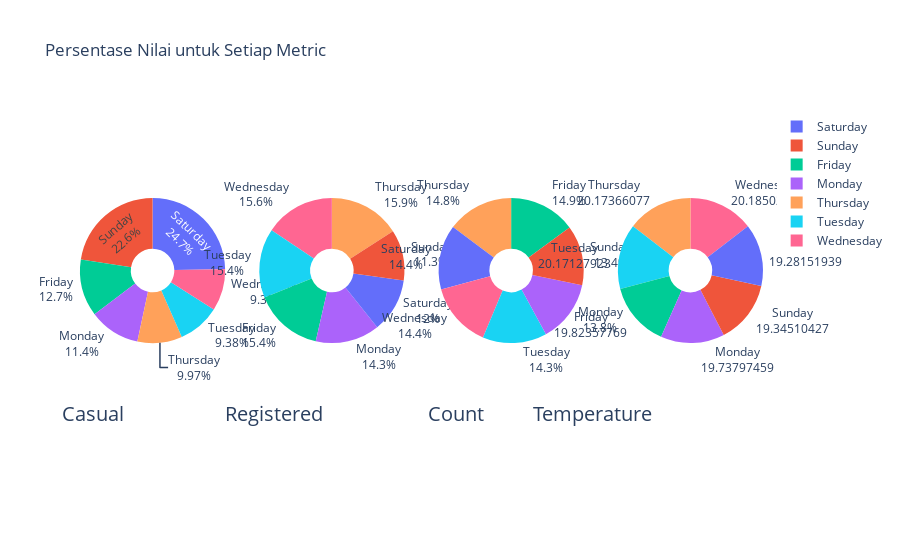

Write notebook code for a chart like this one.
### Markdown cell above
### Pertanyaan 2 Mencari Tau Rata-rata perhari rental Sepeda

### Code cell
from plotly.subplots import make_subplots
import plotly.graph_objects as go
from plotly.offline import plot


# fig = make_subplots(rows=1, cols=2)
fig = make_subplots(rows=1, cols=4, specs=[[{"type": "domain"},{"type": "domain"}, {"type": "domain"}, {"type": "domain"}]])

fig.add_trace(go.Pie(
     values=result_avg_day['casual'],
     name="casual",
     labels=result_avg_day['hari'],
     domain=dict(x=[0, 0.5]),
     hole=.3,
     textinfo='label+percent'),
     row=1, col=1)

fig.add_trace(go.Pie(
     values=result_avg_day['registered'],
     labels=result_avg_day['hari'],
     domain=dict(x=[0.5, 1.0]),
     name="registered",
     hole=.3,
     textinfo='label+percent'),
    row=1, col=2)

fig.add_trace(go.Pie(
     values=result_avg_day['cnt'],
     labels=result_avg_day['hari'],
     domain=dict(x=[0.5, 1.0]),
     name="count",
     hole=.3,
     textinfo='label+percent'),
    row=1, col=3)

fig.add_trace(go.Pie(
     values=result_avg_day['temp'],
     labels=result_avg_day['hari'],
     domain=dict(x=[0.5, 1.0]),
     name="temperature",
     hole=.3,
     textinfo='label+value'),
    row=1, col=4)


fig.update_layout(
    title_text="Persentase Nilai untuk Setiap Metric",
    # Add annotations in the center of the donut pies.
    annotations=[dict(text='Casual', x=-0.03, y=0, font_size=20, showarrow=False),
                 dict(text='Registered', x=0.21, y=0, font_size=20, showarrow=False),
                 dict(text='Count', x=0.55, y=0, font_size=20, showarrow=False),
                 dict(text='Temperature', x=0.84, y=0, font_size=20, showarrow=False)])

fig.show()

### Figure 1 — Plotly figure (JSON) as saved in the notebook; plotly's stock layout.template omitted (floating-point values rounded to 4 significant figures)
{"data": [{"domain": {"x": [0, 0.2125], "y": [0, 1]}, "hole": 0.3, "labels": ["Friday", "Monday", "Saturday", "Sunday", "Thursday", "Tuesday", "Wednesday"], "name": "casual", "textinfo": "label+percent", "type": "pie", "values": [752.3, 674.1, 1465.0, 1338.0, 591.0, 556.2, 551.1]}, {"domain": {"x": [0.2625, 0.475], "y": [0, 1]}, "hole": 0.3, "labels": ["Friday", "Monday", "Saturday", "Sunday", "Thursday", "Tuesday", "Wednesday"], "name": "registered", "textinfo": "label+percent", "type": "pie", "values": [3938, 3664.0, 3085.0, 2891.0, 4076.0, 3954.0, 3997.0]}, {"domain": {"x": [0.525, 0.7375], "y": [0, 1]}, "hole": 0.3, "labels": ["Friday", "Monday", "Saturday", "Sunday", "Thursday", "Tuesday", "Wednesday"], "name": "count", "textinfo": "label+percent", "type": "pie", "values": [4690.0, 4338.0, 4551.0, 4229.0, 4667.0, 4511.0, 4549.0]}, {"domain": {"x": [0.7875, 1], "y": [0, 1]}, "hole": 0.3, "labels": ["Friday", "Monday", "Saturday", "Sunday", "Thursday", "Tuesday", "Wednesday"], "name": "temperature", "textinfo": "label+value", "type": "pie", "values": [19.82, 19.74, 19.28, 19.35, 20.17, 20.17, 20.19]}], "layout": {"annotations": [{"font": {"size": 20}, "showarrow": false, "text": "Casual", "x": -0.03, "y": 0}, {"font": {"size": 20}, "showarrow": false, "text": "Registered", "x": 0.21, "y": 0}, {"font": {"size": 20}, "showarrow": false, "text": "Count", "x": 0.55, "y": 0}, {"font": {"size": 20}, "showarrow": false, "text": "Temperature", "x": 0.84, "y": 0}], "title": {"text": "Persentase Nilai untuk Setiap Metric"}}}
